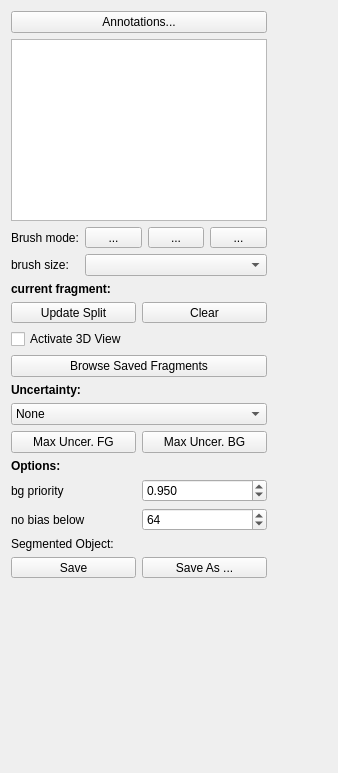
<?xml version="1.0" encoding="UTF-8"?>
<ui version="4.0">
 <class>containingWidget</class>
 <widget class="QWidget" name="containingWidget">
  <property name="geometry">
   <rect>
    <x>0</x>
    <y>0</y>
    <width>338</width>
    <height>773</height>
   </rect>
  </property>
  <property name="sizePolicy">
   <sizepolicy hsizetype="Preferred" vsizetype="Preferred">
    <horstretch>1</horstretch>
    <verstretch>0</verstretch>
   </sizepolicy>
  </property>
  <property name="minimumSize">
   <size>
    <width>256</width>
    <height>0</height>
   </size>
  </property>
  <property name="baseSize">
   <size>
    <width>0</width>
    <height>0</height>
   </size>
  </property>
  <property name="windowTitle">
   <string>Form</string>
  </property>
  <layout class="QVBoxLayout" name="verticalLayout_2">
   <item>
    <layout class="QHBoxLayout" name="horizontalLayout">
     <item>
      <layout class="QVBoxLayout" name="verticalLayout">
       <item>
        <widget class="QPushButton" name="annotationWindowButton">
         <property name="text">
          <string>Annotations...</string>
         </property>
        </widget>
       </item>
       <item>
        <widget class="LabelListView" name="labelListView">
         <property name="sizePolicy">
          <sizepolicy hsizetype="Preferred" vsizetype="Preferred">
           <horstretch>0</horstretch>
           <verstretch>0</verstretch>
          </sizepolicy>
         </property>
        </widget>
       </item>
       <item>
        <layout class="QGridLayout" name="gridLayout">
         <item row="0" column="3">
          <widget class="QToolButton" name="eraserToolButton">
           <property name="sizePolicy">
            <sizepolicy hsizetype="MinimumExpanding" vsizetype="Fixed">
             <horstretch>0</horstretch>
             <verstretch>0</verstretch>
            </sizepolicy>
           </property>
           <property name="text">
            <string>...</string>
           </property>
           <property name="autoRaise">
            <bool>false</bool>
           </property>
          </widget>
         </item>
         <item row="0" column="0">
          <widget class="QLabel" name="label_4">
           <property name="text">
            <string>Brush mode:</string>
           </property>
          </widget>
         </item>
         <item row="1" column="0">
          <widget class="QLabel" name="brushSizeCaption">
           <property name="text">
            <string>brush size:</string>
           </property>
          </widget>
         </item>
         <item row="0" column="1">
          <widget class="QToolButton" name="arrowToolButton">
           <property name="sizePolicy">
            <sizepolicy hsizetype="MinimumExpanding" vsizetype="Fixed">
             <horstretch>0</horstretch>
             <verstretch>0</verstretch>
            </sizepolicy>
           </property>
           <property name="text">
            <string>...</string>
           </property>
          </widget>
         </item>
         <item row="0" column="2">
          <widget class="QToolButton" name="paintToolButton">
           <property name="sizePolicy">
            <sizepolicy hsizetype="MinimumExpanding" vsizetype="Fixed">
             <horstretch>0</horstretch>
             <verstretch>0</verstretch>
            </sizepolicy>
           </property>
           <property name="text">
            <string>...</string>
           </property>
          </widget>
         </item>
         <item row="1" column="1" colspan="3">
          <widget class="QComboBox" name="brushSizeComboBox"/>
         </item>
        </layout>
       </item>
       <item>
        <widget class="QLabel" name="currentObjectLabel">
         <property name="font">
          <font>
           <weight>75</weight>
           <bold>true</bold>
          </font>
         </property>
         <property name="text">
          <string>current fragment:</string>
         </property>
        </widget>
       </item>
       <item>
        <layout class="QHBoxLayout" name="horizontalLayout_6">
         <item>
          <widget class="QToolButton" name="segment">
           <property name="sizePolicy">
            <sizepolicy hsizetype="MinimumExpanding" vsizetype="Fixed">
             <horstretch>0</horstretch>
             <verstretch>0</verstretch>
            </sizepolicy>
           </property>
           <property name="text">
            <string>Update Split</string>
           </property>
           <property name="icon">
            <iconset>
             <normaloff>../../shell/gui/icons/16x16/actions/media-playback-start.png</normaloff>../../shell/gui/icons/16x16/actions/media-playback-start.png</iconset>
           </property>
           <property name="toolButtonStyle">
            <enum>Qt::ToolButtonTextBesideIcon</enum>
           </property>
          </widget>
         </item>
         <item>
          <widget class="QToolButton" name="clear">
           <property name="sizePolicy">
            <sizepolicy hsizetype="MinimumExpanding" vsizetype="Fixed">
             <horstretch>0</horstretch>
             <verstretch>0</verstretch>
            </sizepolicy>
           </property>
           <property name="text">
            <string>Clear</string>
           </property>
           <property name="icon">
            <iconset>
             <normaloff>../../shell/gui/icons/16x16/actions/edit-clear.png</normaloff>../../shell/gui/icons/16x16/actions/edit-clear.png</iconset>
           </property>
           <property name="toolButtonStyle">
            <enum>Qt::ToolButtonTextBesideIcon</enum>
           </property>
          </widget>
         </item>
        </layout>
       </item>
       <item>
        <widget class="QCheckBox" name="activate3DViewCheckbox">
         <property name="text">
          <string>Activate 3D View</string>
         </property>
        </widget>
       </item>
       <item>
        <widget class="QPushButton" name="namesButton">
         <property name="sizePolicy">
          <sizepolicy hsizetype="MinimumExpanding" vsizetype="Fixed">
           <horstretch>0</horstretch>
           <verstretch>0</verstretch>
          </sizepolicy>
         </property>
         <property name="text">
          <string>Browse Saved Fragments</string>
         </property>
         <property name="icon">
          <iconset>
           <normaloff>../../shell/gui/icons/16x16/actions/document-open.png</normaloff>../../shell/gui/icons/16x16/actions/document-open.png</iconset>
         </property>
        </widget>
       </item>
       <item>
        <widget class="QLabel" name="uncertaintyLabel">
         <property name="enabled">
          <bool>true</bool>
         </property>
         <property name="font">
          <font>
           <weight>75</weight>
           <bold>true</bold>
          </font>
         </property>
         <property name="text">
          <string>Uncertainty:</string>
         </property>
        </widget>
       </item>
       <item>
        <widget class="QComboBox" name="uncertaintyCombo">
         <item>
          <property name="text">
           <string>None</string>
          </property>
         </item>
         <item>
          <property name="text">
           <string>Local Margin</string>
          </property>
         </item>
         <item>
          <property name="text">
           <string>Exchange Count</string>
          </property>
         </item>
        </widget>
       </item>
       <item>
        <layout class="QHBoxLayout" name="horizontalLayout_2">
         <item>
          <widget class="QPushButton" name="pushButtonUncertaintyFG">
           <property name="toolTip">
            <string>Goto position of maximal uncertainty (Foreground)</string>
           </property>
           <property name="text">
            <string>Max Uncer. FG</string>
           </property>
          </widget>
         </item>
         <item>
          <widget class="QPushButton" name="pushButtonUncertaintyBG">
           <property name="toolTip">
            <string>Goto position of maximal uncertainty (Background)</string>
           </property>
           <property name="text">
            <string>Max Uncer. BG</string>
           </property>
          </widget>
         </item>
        </layout>
       </item>
       <item>
        <widget class="QLabel" name="label_7">
         <property name="font">
          <font>
           <weight>75</weight>
           <bold>true</bold>
          </font>
         </property>
         <property name="text">
          <string>Options:</string>
         </property>
        </widget>
       </item>
       <item>
        <layout class="QGridLayout" name="gridLayout_2">
         <item row="1" column="0">
          <widget class="QLabel" name="label_2">
           <property name="text">
            <string>bg priority</string>
           </property>
          </widget>
         </item>
         <item row="1" column="1">
          <widget class="QDoubleSpinBox" name="backgroundPrioritySpin">
           <property name="decimals">
            <number>3</number>
           </property>
           <property name="maximum">
            <double>1000.000000000000000</double>
           </property>
           <property name="singleStep">
            <double>0.005000000000000</double>
           </property>
           <property name="value">
            <double>0.950000000000000</double>
           </property>
          </widget>
         </item>
         <item row="2" column="0">
          <widget class="QLabel" name="label_3">
           <property name="text">
            <string>no bias below</string>
           </property>
          </widget>
         </item>
         <item row="2" column="1">
          <widget class="QSpinBox" name="noBiasBelowSpin">
           <property name="maximum">
            <number>255</number>
           </property>
           <property name="value">
            <number>64</number>
           </property>
          </widget>
         </item>
        </layout>
       </item>
       <item>
        <widget class="QLabel" name="saveControlLabel">
         <property name="text">
          <string>Segmented Object:</string>
         </property>
        </widget>
       </item>
       <item>
        <layout class="QHBoxLayout" name="horizontalLayout_4">
         <item>
          <widget class="QToolButton" name="save">
           <property name="sizePolicy">
            <sizepolicy hsizetype="MinimumExpanding" vsizetype="Fixed">
             <horstretch>0</horstretch>
             <verstretch>0</verstretch>
            </sizepolicy>
           </property>
           <property name="text">
            <string>Save</string>
           </property>
           <property name="icon">
            <iconset>
             <normaloff>../../shell/gui/icons/16x16/actions/document-save.png</normaloff>../../shell/gui/icons/16x16/actions/document-save.png</iconset>
           </property>
           <property name="toolButtonStyle">
            <enum>Qt::ToolButtonTextBesideIcon</enum>
           </property>
          </widget>
         </item>
         <item>
          <widget class="QToolButton" name="saveAs">
           <property name="sizePolicy">
            <sizepolicy hsizetype="MinimumExpanding" vsizetype="Fixed">
             <horstretch>0</horstretch>
             <verstretch>0</verstretch>
            </sizepolicy>
           </property>
           <property name="text">
            <string>Save As ...</string>
           </property>
           <property name="icon">
            <iconset>
             <normaloff>../../shell/gui/icons/16x16/actions/document-save-as.png</normaloff>../../shell/gui/icons/16x16/actions/document-save-as.png</iconset>
           </property>
           <property name="toolButtonStyle">
            <enum>Qt::ToolButtonTextBesideIcon</enum>
           </property>
          </widget>
         </item>
        </layout>
       </item>
       <item>
        <layout class="QHBoxLayout" name="horizontalLayout_5"/>
       </item>
      </layout>
     </item>
     <item>
      <spacer name="horizontalSpacer">
       <property name="orientation">
        <enum>Qt::Horizontal</enum>
       </property>
       <property name="sizeHint" stdset="0">
        <size>
         <width>40</width>
         <height>20</height>
        </size>
       </property>
      </spacer>
     </item>
    </layout>
   </item>
   <item>
    <spacer name="verticalSpacer_2">
     <property name="orientation">
      <enum>Qt::Vertical</enum>
     </property>
     <property name="sizeHint" stdset="0">
      <size>
       <width>20</width>
       <height>40</height>
      </size>
     </property>
    </spacer>
   </item>
   <item>
    <spacer name="verticalSpacer">
     <property name="orientation">
      <enum>Qt::Vertical</enum>
     </property>
     <property name="sizeHint" stdset="0">
      <size>
       <width>20</width>
       <height>165</height>
      </size>
     </property>
    </spacer>
   </item>
  </layout>
 </widget>
 <customwidgets>
  <customwidget>
   <class>LabelListView</class>
   <extends>QTableView</extends>
   <header>ilastik.widgets.labelListView</header>
  </customwidget>
 </customwidgets>
 <resources/>
 <connections/>
</ui>
